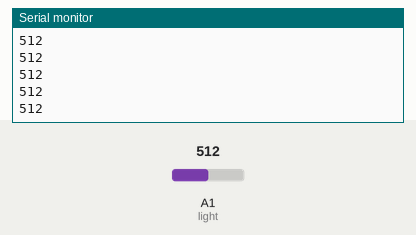
Simulated run of this sketch. Board: Arduino Uno, built with avr-gcc and run on an emulated ATmega328P. Parts: the last lines printed to the serial monitor. The test bench sets the inputs (shaded band); at power-on: A1 (light) = 512.

Above: at 1.2 s.
1.3 s: A1 (light) set to 716
At 1.31 s:
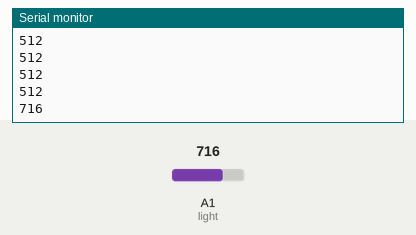
2.8 s: A1 (light) set to 900
At 2.81 s:
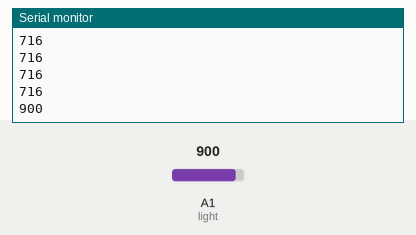
Timing chart, 0 to 5.8 s (numbered marks = the images above; inputs shaded):
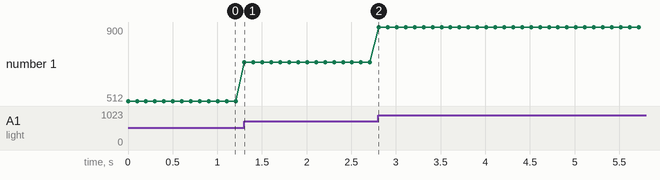

Measured:
- after the input at 1.3 s, the serial monitor: prints a new line at once (image 1)
- after the input at 2.8 s, the serial monitor: prints a new line at once (image 2)
- plotted number 1: 512 → 716 after the input at 1.3 s, 716 → 900 after the input at 2.8 s

The sketch:

Light-sensor-1.ino
```cpp
void setup() {
  // put your setup code here, to run once:
  Serial.begin(9600); // start serial commuication
}

void loop() {
  // put your main code here, to run repeatedly:
  int light = analogRead(A1); // read the light sensor

  Serial.println(light);
  delay(100); // wait 100 milisecons
}
```
